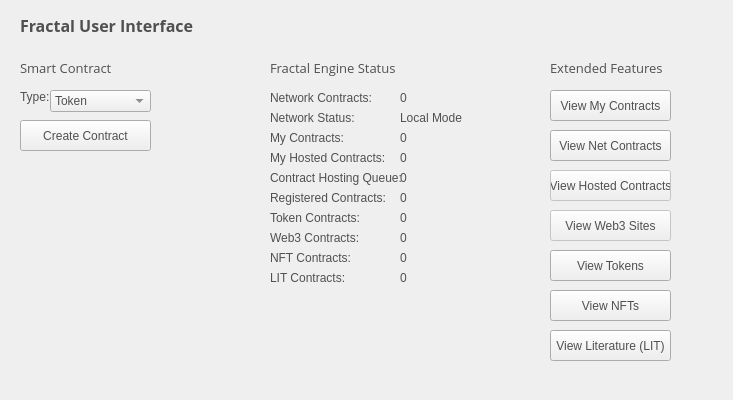
<?xml version="1.0" encoding="UTF-8"?>
<ui version="4.0">
 <class>FractalUI</class>
 <widget class="QWidget" name="FractalUI">
  <property name="windowModality">
   <enum>Qt::NonModal</enum>
  </property>
  <property name="geometry">
   <rect>
    <x>0</x>
    <y>0</y>
    <width>733</width>
    <height>400</height>
   </rect>
  </property>
  <property name="windowTitle">
   <string>Digging</string>
  </property>
  <property name="autoFillBackground">
   <bool>false</bool>
  </property>
  <property name="styleSheet">
   <string notr="true">color:#505050;
font-family:'Open Sans,sans-serif';</string>
  </property>
  <widget class="QLabel" name="smartContractLabel">
   <property name="geometry">
    <rect>
     <x>20</x>
     <y>60</y>
     <width>141</width>
     <height>16</height>
    </rect>
   </property>
   <property name="font">
    <font>
     <family>Open Sans,sans-serif</family>
     <pointsize>10</pointsize>
    </font>
   </property>
   <property name="text">
    <string>Smart Contract</string>
   </property>
  </widget>
  <widget class="QLabel" name="titleLabel">
   <property name="geometry">
    <rect>
     <x>20</x>
     <y>10</y>
     <width>211</width>
     <height>31</height>
    </rect>
   </property>
   <property name="font">
    <font>
     <family>Open Sans,sans-serif</family>
     <pointsize>12</pointsize>
     <weight>75</weight>
     <bold>true</bold>
    </font>
   </property>
   <property name="text">
    <string>Fractal User Interface</string>
   </property>
  </widget>
  <widget class="QLabel" name="typeLabel">
   <property name="geometry">
    <rect>
     <x>20</x>
     <y>90</y>
     <width>47</width>
     <height>14</height>
    </rect>
   </property>
   <property name="text">
    <string>Type:</string>
   </property>
  </widget>
  <widget class="QLabel" name="extendedFeaturesLabel">
   <property name="geometry">
    <rect>
     <x>550</x>
     <y>60</y>
     <width>151</width>
     <height>16</height>
    </rect>
   </property>
   <property name="font">
    <font>
     <family>Open Sans,sans-serif</family>
     <pointsize>10</pointsize>
    </font>
   </property>
   <property name="text">
    <string>Extended Features</string>
   </property>
  </widget>
  <widget class="QLabel" name="fractalEngineLabel">
   <property name="geometry">
    <rect>
     <x>270</x>
     <y>60</y>
     <width>181</width>
     <height>16</height>
    </rect>
   </property>
   <property name="font">
    <font>
     <family>Open Sans,sans-serif</family>
     <pointsize>10</pointsize>
    </font>
   </property>
   <property name="text">
    <string>Fractal Engine Status</string>
   </property>
  </widget>
  <widget class="QLabel" name="netContractsLabel">
   <property name="geometry">
    <rect>
     <x>270</x>
     <y>90</y>
     <width>121</width>
     <height>16</height>
    </rect>
   </property>
   <property name="text">
    <string>Network Contracts:</string>
   </property>
  </widget>
  <widget class="QLabel" name="myContractsLabel">
   <property name="geometry">
    <rect>
     <x>270</x>
     <y>130</y>
     <width>101</width>
     <height>16</height>
    </rect>
   </property>
   <property name="text">
    <string>My Contracts:</string>
   </property>
  </widget>
  <widget class="QLabel" name="netSTatusLabel">
   <property name="geometry">
    <rect>
     <x>270</x>
     <y>110</y>
     <width>101</width>
     <height>16</height>
    </rect>
   </property>
   <property name="text">
    <string>Network Status:</string>
   </property>
  </widget>
  <widget class="QLabel" name="myHostedConstractsLabel">
   <property name="geometry">
    <rect>
     <x>270</x>
     <y>150</y>
     <width>121</width>
     <height>16</height>
    </rect>
   </property>
   <property name="text">
    <string>My Hosted Contracts:</string>
   </property>
  </widget>
  <widget class="QLabel" name="contractQueueLabel">
   <property name="geometry">
    <rect>
     <x>270</x>
     <y>170</y>
     <width>141</width>
     <height>16</height>
    </rect>
   </property>
   <property name="text">
    <string>Contract Hosting Queue:</string>
   </property>
  </widget>
  <widget class="QPushButton" name="myContractsBtn">
   <property name="geometry">
    <rect>
     <x>550</x>
     <y>90</y>
     <width>121</width>
     <height>31</height>
    </rect>
   </property>
   <property name="text">
    <string>View My Contracts</string>
   </property>
  </widget>
  <widget class="QPushButton" name="netContractsBtn">
   <property name="geometry">
    <rect>
     <x>550</x>
     <y>130</y>
     <width>121</width>
     <height>31</height>
    </rect>
   </property>
   <property name="text">
    <string>View Net Contracts</string>
   </property>
  </widget>
  <widget class="QPushButton" name="myHostedBtn">
   <property name="enabled">
    <bool>false</bool>
   </property>
   <property name="geometry">
    <rect>
     <x>550</x>
     <y>170</y>
     <width>121</width>
     <height>31</height>
    </rect>
   </property>
   <property name="text">
    <string>View Hosted Contracts</string>
   </property>
  </widget>
  <widget class="QPushButton" name="netWeb3Btn">
   <property name="enabled">
    <bool>false</bool>
   </property>
   <property name="geometry">
    <rect>
     <x>550</x>
     <y>210</y>
     <width>121</width>
     <height>31</height>
    </rect>
   </property>
   <property name="text">
    <string>View Web3 Sites</string>
   </property>
  </widget>
  <widget class="QPushButton" name="netTokensBtn">
   <property name="geometry">
    <rect>
     <x>550</x>
     <y>250</y>
     <width>121</width>
     <height>31</height>
    </rect>
   </property>
   <property name="text">
    <string>View Tokens</string>
   </property>
  </widget>
  <widget class="QLabel" name="registeredContractsLabel">
   <property name="geometry">
    <rect>
     <x>270</x>
     <y>190</y>
     <width>121</width>
     <height>16</height>
    </rect>
   </property>
   <property name="text">
    <string>Registered Contracts:</string>
   </property>
  </widget>
  <widget class="QLabel" name="tokensLabel">
   <property name="geometry">
    <rect>
     <x>270</x>
     <y>210</y>
     <width>101</width>
     <height>16</height>
    </rect>
   </property>
   <property name="text">
    <string>Token Contracts:</string>
   </property>
  </widget>
  <widget class="QLabel" name="web3Label">
   <property name="geometry">
    <rect>
     <x>270</x>
     <y>230</y>
     <width>111</width>
     <height>16</height>
    </rect>
   </property>
   <property name="text">
    <string>Web3 Contracts:</string>
   </property>
  </widget>
  <widget class="QComboBox" name="contractTypeCombo">
   <property name="geometry">
    <rect>
     <x>50</x>
     <y>90</y>
     <width>101</width>
     <height>22</height>
    </rect>
   </property>
   <property name="currentIndex">
    <number>0</number>
   </property>
   <item>
    <property name="text">
     <string>Token</string>
    </property>
   </item>
   <item>
    <property name="text">
     <string>NFT</string>
    </property>
   </item>
   <item>
    <property name="text">
     <string>LIT</string>
    </property>
   </item>
   <item>
    <property name="text">
     <string>Web3</string>
    </property>
   </item>
  </widget>
  <widget class="QLabel" name="ncCount">
   <property name="geometry">
    <rect>
     <x>400</x>
     <y>90</y>
     <width>71</width>
     <height>16</height>
    </rect>
   </property>
   <property name="text">
    <string>0</string>
   </property>
  </widget>
  <widget class="QLabel" name="nsCount">
   <property name="geometry">
    <rect>
     <x>400</x>
     <y>110</y>
     <width>71</width>
     <height>16</height>
    </rect>
   </property>
   <property name="text">
    <string>Local Mode</string>
   </property>
  </widget>
  <widget class="QLabel" name="mcCount">
   <property name="geometry">
    <rect>
     <x>400</x>
     <y>130</y>
     <width>71</width>
     <height>16</height>
    </rect>
   </property>
   <property name="text">
    <string>0</string>
   </property>
  </widget>
  <widget class="QLabel" name="mhCount">
   <property name="geometry">
    <rect>
     <x>400</x>
     <y>150</y>
     <width>71</width>
     <height>16</height>
    </rect>
   </property>
   <property name="text">
    <string>0</string>
   </property>
  </widget>
  <widget class="QLabel" name="chCount">
   <property name="geometry">
    <rect>
     <x>400</x>
     <y>170</y>
     <width>71</width>
     <height>16</height>
    </rect>
   </property>
   <property name="text">
    <string>0</string>
   </property>
  </widget>
  <widget class="QLabel" name="rcCount">
   <property name="geometry">
    <rect>
     <x>400</x>
     <y>190</y>
     <width>71</width>
     <height>16</height>
    </rect>
   </property>
   <property name="text">
    <string>0</string>
   </property>
  </widget>
  <widget class="QLabel" name="tcWeb">
   <property name="geometry">
    <rect>
     <x>400</x>
     <y>210</y>
     <width>71</width>
     <height>16</height>
    </rect>
   </property>
   <property name="text">
    <string>0</string>
   </property>
  </widget>
  <widget class="QLabel" name="bcCount">
   <property name="geometry">
    <rect>
     <x>400</x>
     <y>230</y>
     <width>71</width>
     <height>16</height>
    </rect>
   </property>
   <property name="text">
    <string>0</string>
   </property>
  </widget>
  <widget class="QPushButton" name="cCON">
   <property name="geometry">
    <rect>
     <x>20</x>
     <y>120</y>
     <width>131</width>
     <height>31</height>
    </rect>
   </property>
   <property name="text">
    <string>Create Contract</string>
   </property>
  </widget>
  <widget class="QPushButton" name="netNFTbtn">
   <property name="geometry">
    <rect>
     <x>550</x>
     <y>290</y>
     <width>121</width>
     <height>31</height>
    </rect>
   </property>
   <property name="text">
    <string>View NFTs</string>
   </property>
  </widget>
  <widget class="QLabel" name="nftCount">
   <property name="geometry">
    <rect>
     <x>400</x>
     <y>250</y>
     <width>71</width>
     <height>16</height>
    </rect>
   </property>
   <property name="text">
    <string>0</string>
   </property>
  </widget>
  <widget class="QLabel" name="nftLabel">
   <property name="geometry">
    <rect>
     <x>270</x>
     <y>250</y>
     <width>111</width>
     <height>16</height>
    </rect>
   </property>
   <property name="text">
    <string>NFT Contracts:</string>
   </property>
  </widget>
  <widget class="QLabel" name="litCount">
   <property name="geometry">
    <rect>
     <x>400</x>
     <y>270</y>
     <width>71</width>
     <height>16</height>
    </rect>
   </property>
   <property name="text">
    <string>0</string>
   </property>
  </widget>
  <widget class="QLabel" name="litLabel">
   <property name="geometry">
    <rect>
     <x>270</x>
     <y>270</y>
     <width>111</width>
     <height>16</height>
    </rect>
   </property>
   <property name="text">
    <string>LIT Contracts:</string>
   </property>
  </widget>
  <widget class="QPushButton" name="netLITbtn">
   <property name="geometry">
    <rect>
     <x>550</x>
     <y>330</y>
     <width>121</width>
     <height>31</height>
    </rect>
   </property>
   <property name="text">
    <string>View Literature (LIT)</string>
   </property>
  </widget>
 </widget>
 <layoutdefault spacing="6" margin="11"/>
 <resources/>
 <connections/>
</ui>
